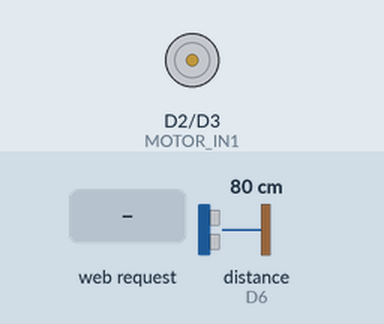
This sketch was run on a simulated ESP8266 (NodeMCU). Shown: motor-driver pin pairs drawn as motors (green arrow = first pin HIGH = forward, orange = second pin HIGH = backward, longer = more drive, scaled by the enable pin). Wiring (inferred from the names in the program): ultrasonic range finder: trigger D5; echo D6. Inputs (shaded band) come from the test bench; at power-on: distance to the obstacle (sensor on D6) 80 cm. The echo pulse lasts 58.3 µs per cm; what the sketch prints to the serial monitor is not drawn.

Above: at 1.2 s.
1.3 s: HTTP request GET /motor_forward received
At 1.9 s:
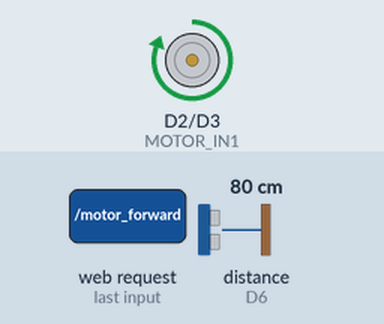
2.8 s: HTTP request GET /motor_backward received
At 4.0 s:
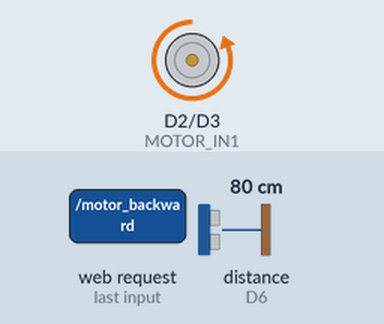
4.3 s: HTTP request GET /motor_stop received
At 5.5 s:
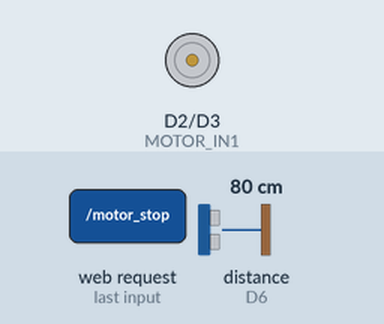
5.8 s: HTTP request GET /motor_forward?speed=1 received
At 6.5 s:
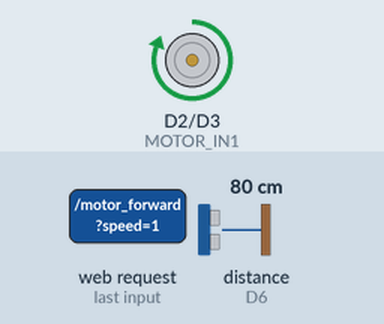
Timing chart, 0 to 8.3 s (numbered marks = the images above; inputs shaded):
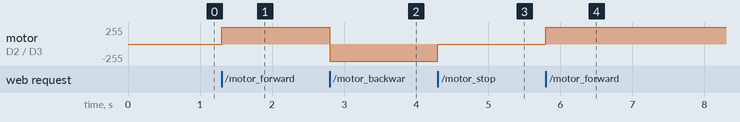

The sketch:

cambiensieuam.ino
```cpp
#include <ESP8266WiFi.h>
#include <ESPAsyncTCP.h>
#include <ESPAsyncWebServer.h>

// Network credentials
const char *SSID = "ESP8266-Nhom66";
const char *PSWD = "";

// Ultrasonic Sensor
const int TRIG_PIN = D5;
const int ECHO_PIN = D6;
long duration;
float distance;

// DC Motor using H-Bridge
const int MOTOR_IN1 = D2;
const int MOTOR_IN2 = D3;
const int MOTOR_EN = D4;
int motor_speed = 255; // Default speed

// Create AsyncWebServer object on port 80
AsyncWebServer server(80);

void setup() {
  Serial.begin(115200);

  // Initialize ultrasonic sensor
  pinMode(TRIG_PIN, OUTPUT);
  pinMode(ECHO_PIN, INPUT);

  // Motor setup
  pinMode(MOTOR_IN1, OUTPUT);
  pinMode(MOTOR_IN2, OUTPUT);
  pinMode(MOTOR_EN, OUTPUT);

  // Initialize motor to stopped
  digitalWrite(MOTOR_IN1, LOW);
  digitalWrite(MOTOR_IN2, LOW);
  analogWrite(MOTOR_EN, 0);

  // WiFi softAP
  WiFi.softAP(SSID, PSWD);
  IPAddress myIP = WiFi.softAPIP();
  Serial.print("http://");
  Serial.print(myIP);
  Serial.println("/");

  // Web server routes
  server.on("/", HTTP_GET, [](AsyncWebServerRequest *request) {
    request->send(200, "text/html", R"rawliteral(
<!DOCTYPE html>
<html lang="en">
<head>
  <meta charset="UTF-8">
  <meta name="viewport" content="width=device-width, initial-scale=1.0">
  <title>ESP8266 Web Server</title>
  <style>
    html {
      font-family: Arial;
      display: inline-block;
      margin: 0px auto;
      text-align: center;
    }
    h1 {
      color: #0F3376;
      padding: 2vh;
    }
    p {
      font-size: 1.5rem;
    }
    .button {
      display: inline-block;
      background-color: #008CBA;
      border: none;
      border-radius: 4px;
      color: white;
      padding: 16px 40px;
      font-size: 30px;
      margin: 2px;
      cursor: pointer;
    }
    .button2 {
      background-color: #f44336;
    }
  </style>
</head>
<body>
  <h1>ESP8266 Web Server</h1>
  <p>Distance: <strong id="distance_value">0</strong> cm</p>
  <h1>Motor Control</h1>
  <label for="motor_speed">Motor Speed (0-255):</label>
  <input type="number" id="motor_speed" min="0" max="255" value="255">
  <button onclick="setMotorSpeed()" class="button">Set Speed</button>
  <br>
  <button onclick="motorForward()" class="button">Forward</button>
  <button onclick="motorBackward()" class="button">Backward</button>
  <button onclick="motorStop()" class="button button2">Stop</button>
  <script>
    function updateSensorData() {
      fetch('/distance')
        .then(response => response.text())
        .then(value => {
          document.getElementById("distance_value").textContent = value;
        });
    }
    function motorForward() {
      fetch("/motor_forward");
    }
    function motorBackward() {
      fetch("/motor_backward");
    }
    function motorStop() {
      fetch("/motor_stop");
    }
    function setMotorSpeed() {
      const speed = document.getElementById("motor_speed").value;
      fetch(`/set_motor_speed?speed=${speed}`);
    }
    setInterval(updateSensorData, 200);
  </script>
</body>
</html>
    )rawliteral");
  });

  server.on("/distance", HTTP_GET, [](AsyncWebServerRequest *request) {
    request->send(200, "text/plain", String(distance));
  });

  server.on("/motor_forward", HTTP_GET, [](AsyncWebServerRequest *request) {
    digitalWrite(MOTOR_IN1, HIGH);
    digitalWrite(MOTOR_IN2, LOW);
    analogWrite(MOTOR_EN, motor_speed);
    request->send(200, "text/plain", "Motor moving forward");
  });

  server.on("/motor_backward", HTTP_GET, [](AsyncWebServerRequest *request) {
    digitalWrite(MOTOR_IN1, LOW);
    digitalWrite(MOTOR_IN2, HIGH);
    analogWrite(MOTOR_EN, motor_speed);
    request->send(200, "text/plain", "Motor moving backward");
  });

  server.on("/motor_stop", HTTP_GET, [](AsyncWebServerRequest *request) {
    digitalWrite(MOTOR_IN1, LOW);
    digitalWrite(MOTOR_IN2, LOW);
    analogWrite(MOTOR_EN, 0);
    request->send(200, "text/plain", "Motor stopped");
  });

  server.on("/set_motor_speed", HTTP_GET, [](AsyncWebServerRequest *request) {
    if (request->hasParam("speed")) {
      String speedParam = request->getParam("speed")->value();
      motor_speed = speedParam.toInt();
      motor_speed = constrain(motor_speed, 0, 255); // Ensure valid range
      request->send(200, "text/plain", "Motor speed set to " + String(motor_speed));
    } else {
      request->send(400, "text/plain", "Speed parameter missing");
    }
  });

  server.begin();
}

void loop() {
  // Measure distance using ultrasonic sensor
  digitalWrite(TRIG_PIN, LOW);
  delayMicroseconds(2);
  digitalWrite(TRIG_PIN, HIGH);
  delayMicroseconds(10);
  digitalWrite(TRIG_PIN, LOW);
  duration = pulseIn(ECHO_PIN, HIGH);
  distance = duration * 0.034 / 2;

  // Output to Serial Monitor
  // Serial.print("Distance: ");
  // Serial.print(distance);
  // Serial.println(" cm");

  delay(200);
}
```

Measured:
- after the input at 1.3 s, motor on D2 (MOTOR_IN1) / D3 (MOTOR_IN2): stopped → forward 255/255 at once
- after the input at 2.8 s, motor on D2 (MOTOR_IN1) / D3 (MOTOR_IN2): forward 255/255 → backward 255/255 at once
- after the input at 4.3 s, motor on D2 (MOTOR_IN1) / D3 (MOTOR_IN2): backward 255/255 → stopped at once
- after the input at 5.8 s, motor on D2 (MOTOR_IN1) / D3 (MOTOR_IN2): stopped → forward 255/255 at once
